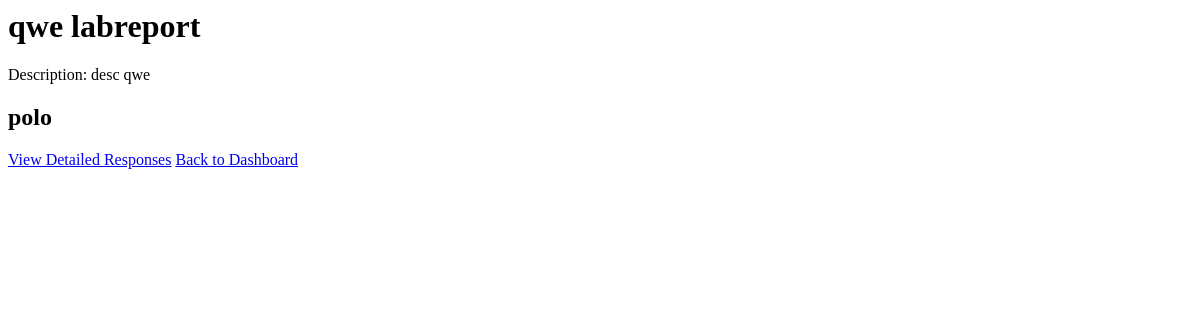
The app's page /users/lab-report/6/, older data.
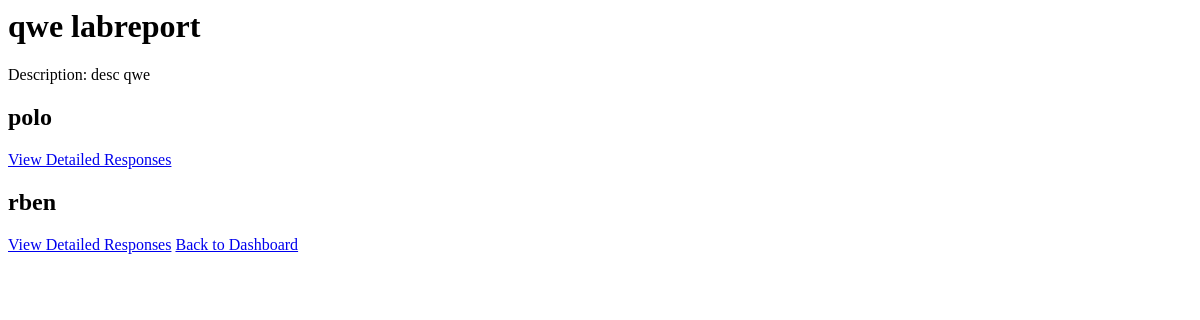
The same page, newer data.
### users/models.py (models this page shows)
class User(AbstractUser):
    class Role(models.TextChoices):
        STUDENT = 'ST', _('Student')
        LAB_TECH = 'LT', _('Lab Technician')
        LECTURER = 'LE', _('Lecturer')
    role = models.CharField(
        max_length=2,
        choices=Role.choices,
        default=Role.STUDENT,
    )
    groups = models.ManyToManyField(Group, verbose_name=_('groups'), blank=True, help_text=_(
        'The groups this user belongs to. A user will get all permissions granted to each of their groups.'),
        related_name="user_set_custom",
        related_query_name="user",
    )
    user_permissions = models.ManyToManyField(
        Permission,
        verbose_name=_('user permissions'),
        blank=True,
        help_text=_('Specific permissions for this user.'),
        related_name="user_set_custom",
        related_query_name="user",
    )

### users/views.py (the view)
def lab_report_detail_for_tech(request, lab_report_id):
    lab_report = LabReport.objects.get(id=lab_report_id)
    student_responses = StudentResponse.objects.filter(lab_report=lab_report)
    responses_by_student = {}
    for response in student_responses:
        if response.student not in responses_by_student:
            responses_by_student[response.student] = []
        responses_by_student[response.student].append(response)
    context = {
        'lab_report': lab_report,
        'responses_by_student': responses_by_student,
    }
    return render(request, 'grading/lab_report_detail.html', context)

### users/templates/grading/lab_report_detail.html
<h1>{{ lab_report.title }}</h1>
<p>Description: {{ lab_report.description }}</p>
{% for student, responses in responses_by_student.items %}
<h2>{{ student.username }}</h2>
<a href="{% url 'detailed_responses' lab_report.id student.id %}"
  >View Detailed Responses</a
>
{% empty %}
<p>No responses found.</p>
{% endfor %}
<a href="{% url 'dashboard' %}">Back to Dashboard</a>

Row changes from the older to the newer data that the page shows:
now on this page (row edited): User: username "rben"
